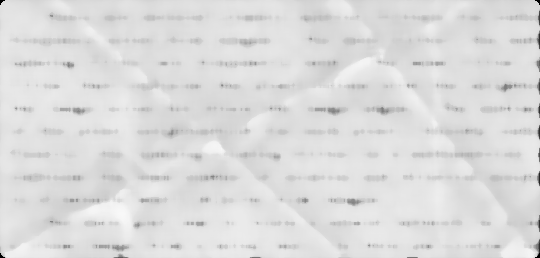

Python code for this plot:
import numpy as np
from scipy import signal
from PIL import Image
import pybase64
from banco import Arquivos

def load_image(path):
    return np.asarray(Image.open(path)) /255.0  # transforma a imagem .png em array e dimensiona os valores de pixel
                                                # na faixa de 0-1
                                                # etapa de pre-processamento comum
def save(path, img):
    tmp = np.asarray(img*255.0, dtype=np.uint8)
    Image.fromarray(tmp).save(path)

def denoise_image(dir_temp, prefixo, inp):
    # estimativa da cor de fundo por um filtro mediano
    # com kernel de 11 pixels
    bg = signal.medfilt2d(inp, 11)
    arq_bg = dir_temp + 'background_' + prefixo + '.png'
    save(arq_bg, bg)

    # calcula a mascara 'primeiro plano' como qualquer coisa que seja significativamente mais escura
    # do que o plano de fundo
    mask = inp < bg - 0.1
    arq_mask = dir_temp + 'foreground_mask_' + prefixo + '.png'
    save(arq_mask, mask)

    # return the input value for all pixels in the mask or pure white otherwise
    return np.where(mask, inp, 1.0)

def Limpa_background(path, prefixo):
    # Carrega imagem com ruido em base64
    dir_temp = path + 'dataset/temp/'      # diretorio temporario para trabalhar com as imagens
    image = path + "dataset/ruido_base64/" + prefixo + ".txt" # le imagem em base64 a ser limpa,
    read_file = open(image, 'rb')
    data = read_file.read()  # data e a variavel com a imagem com ruido em base64
    read_file.close()   # nao foi colocado no git

    # decodifica arquivo para imagem png - transforma txt para png
    decode_b64 = pybase64.b64decode(data)

    # grava imagem decodificada no diretorio temp
    path_temp = dir_temp  + prefixo + '.png'
    out_file = open(path_temp, 'wb')
    out_file.write(decode_b64)
    out_file.close() # nao esta no git

    # mostra a imagen a ser limpa
    #image = Image.open(path_temp)
    #image.show()
    
    # carrega imagem salva como png, do diretorio temporario. Transformada em array e valores
    # de pixel entre 0-1
    inp = load_image(path_temp)

    # limpa imagem
    out = denoise_image(dir_temp, prefixo, inp)

    # salva imagem limpa decodificada
    arq_limpa_decode = path + 'dataset/limpa_decode/' + prefixo  + '.png'
    save(arq_limpa_decode, out)
    #out_file = open(arq_limpa_decode, 'wb')
    #out_file.write(out)

    # codifica imagem
    read_file = open(arq_limpa_decode, 'rb')
    data_limpa = read_file.read()
    encode_b64 = pybase64.b64encode(data_limpa)

    # grava imagem em base64
    arq_limpa_base64 = path + 'dataset/limpa_base64/' + prefixo  + '.txt'
    out_file = open(arq_limpa_base64, 'wb')
    out_file.write(encode_b64)

    # mostra a imagen  limpa
    image = Image.open(arq_limpa_decode)
    image.show()

    # adiciona no banco
    arquivo = Arquivos(nome= prefixo , caminho= arq_limpa_base64, img_origem =  data, img_limpa = encode_b64)
    return arquivo